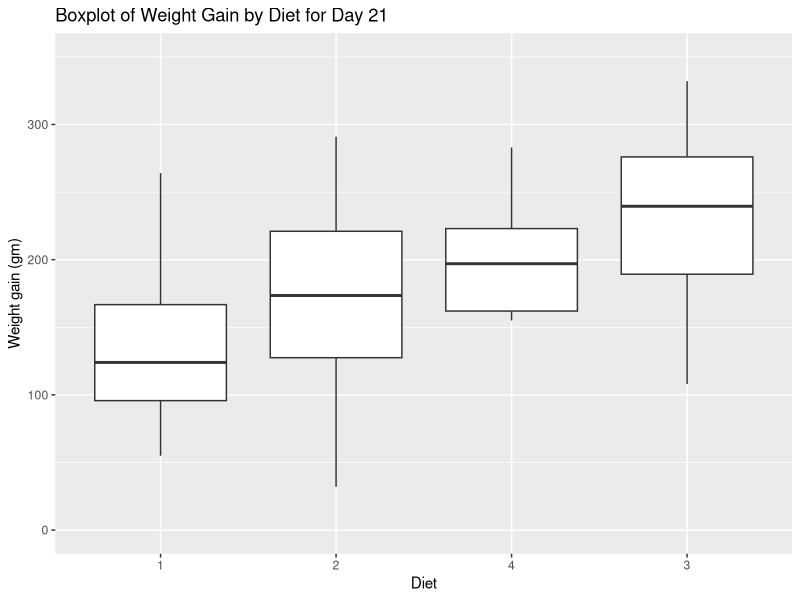
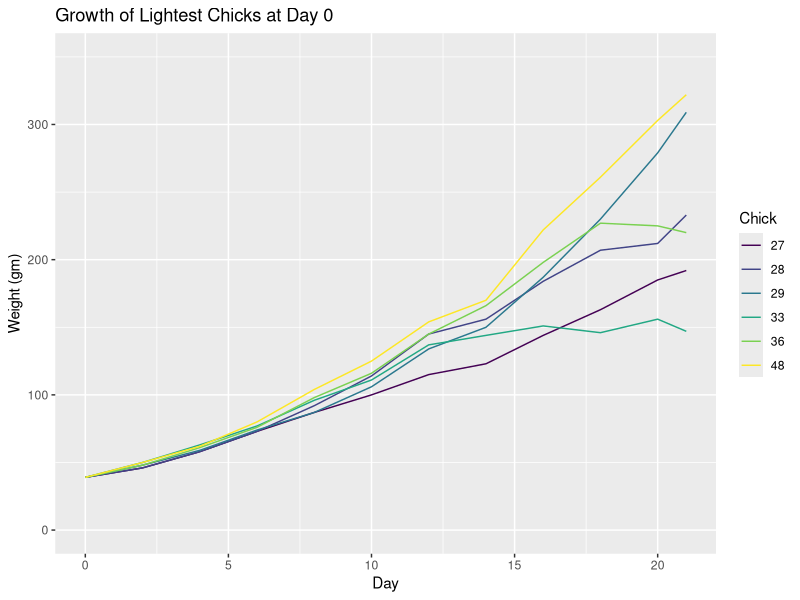
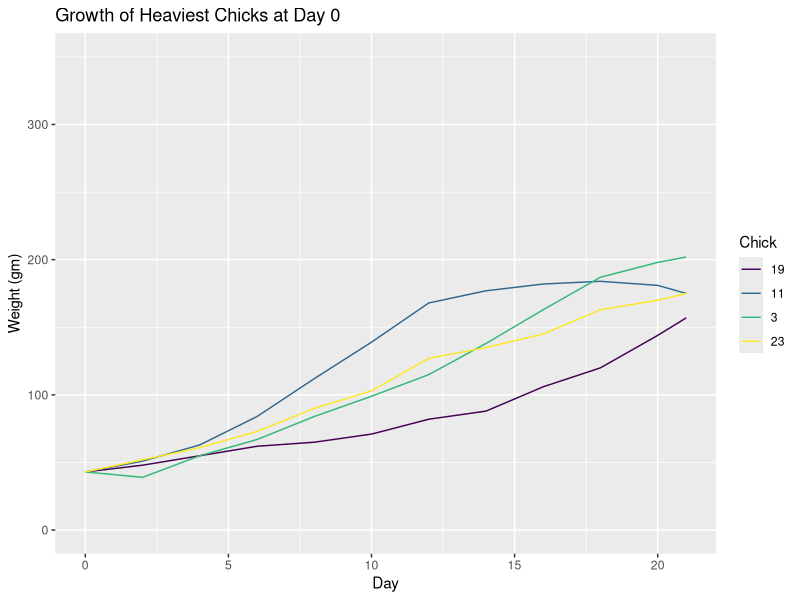

Write the R code that produced these figures, in order.
## ---- chunk 1
knitr::opts_chunk$set(echo = TRUE)
library(dplyr)
library(ggplot2)
## ---- chunk 2
    weight0 = ChickWeight %>%
      group_by(Diet) %>%
      summarise(
        num = n(),
        meanWeight = mean(weight),
        stdWeight = sd(weight)
        )
    weight0
## ---- chunk 3
    complete = ChickWeight %>%
      group_by(Chick) %>%
      mutate(
        numMeasurements = n()
        ) %>%
      filter(numMeasurements == 12)
    head(complete, 3)
## ---- chunk 4
    dat3 =
      ChickWeight %>%
      group_by(Chick) %>%
      mutate(
        weightgain = weight - weight[1]
        )
    head(dat3, 3)
## ---- chunk 5
    new_order = dat3 %>%
      filter(Time ==21) %>%
      group_by(Diet) %>%
      with(reorder(Diet, weightgain, median))
    p = dat3 %>%
      filter(Time == 21) %>%
      ggplot(aes(x=new_order, y=weightgain)) + geom_boxplot()
    p = p + ggtitle("Boxplot of Weight Gain by Diet for Day 21") + xlab("Diet") + ylab("Weight gain (gm)")
    p = p + ylim(0,350)
    p
## ---- chunk 6
    dat4 = dat3 %>%
      ungroup() %>%
      filter(Time == 21)
    order = dat4[order(dat4$weightgain),]
    head(order)
    tail(order)
## ---- chunk 7
    heavy_chicks = complete %>%
      filter(weight == max(weight))
    heavy_chick_data = ChickWeight %>%
      filter(Chick == 3 | Chick == 11 | Chick == 19 | Chick == 23)
    
    light_chicks = complete %>%
      filter(weight == min(weight))
    light_chick_data = ChickWeight %>%
      filter(Chick == 27 | Chick == 28 | Chick == 29 | Chick == 33 | Chick == 36 | Chick == 48)
    light_chick_data %>%
      ggplot(aes(x=Time, y=weight, colour =Chick)) + geom_line() +ggtitle("Growth of Lightest Chicks at Day 0") +xlab("Day")  +ylab("Weight (gm)") +ylim(0,350) 
    
    heavy_chick_data %>%
      ggplot(aes(x=Time, y=weight, colour =Chick)) + geom_line() +ggtitle("Growth of Heaviest Chicks at Day 0") +xlab("Day") +ylab("Weight (gm)") + ylim(0,350)
